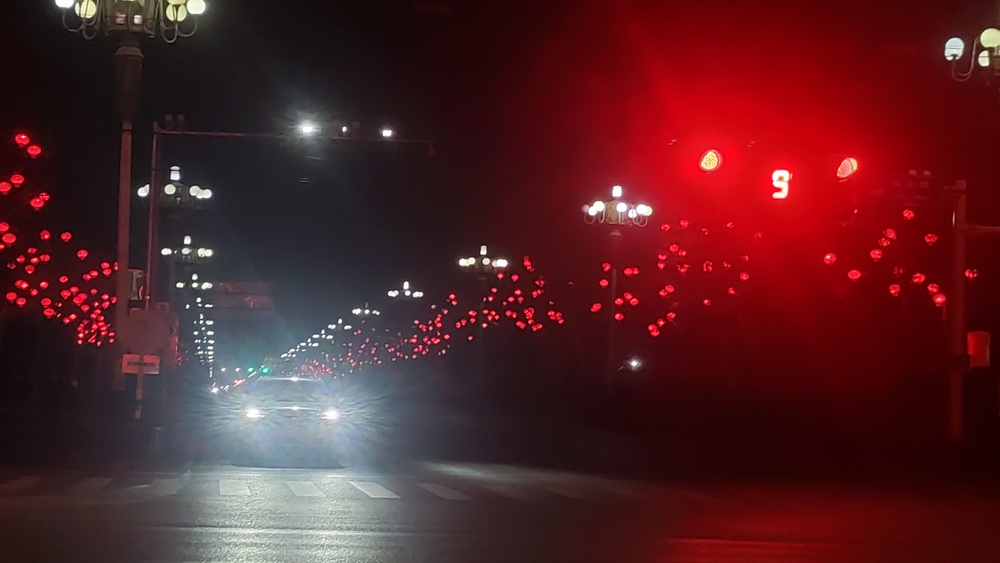
#> input picture opencv/lantern.jpg, 1000 x 563 px, shrunk from 4624 x 2604 before the run
$ python star.py
#> lines starting #> are read from the running program, lines starting #| are printed output that depends on the picture; after the words box and inside, x2 and y2 are one past the last pixel; in counts of white or black regions, pixels touching at a corner belong together
import numpy as np
import cv2 as cv2

img = cv2.imread('./lantern.jpg')
#> img is the input picture: shape (563, 1000, 3); mean B, G, R 37.4, 33.4, 83.3
gray_img = cv2.cvtColor(img, cv2.COLOR_BGR2GRAY)
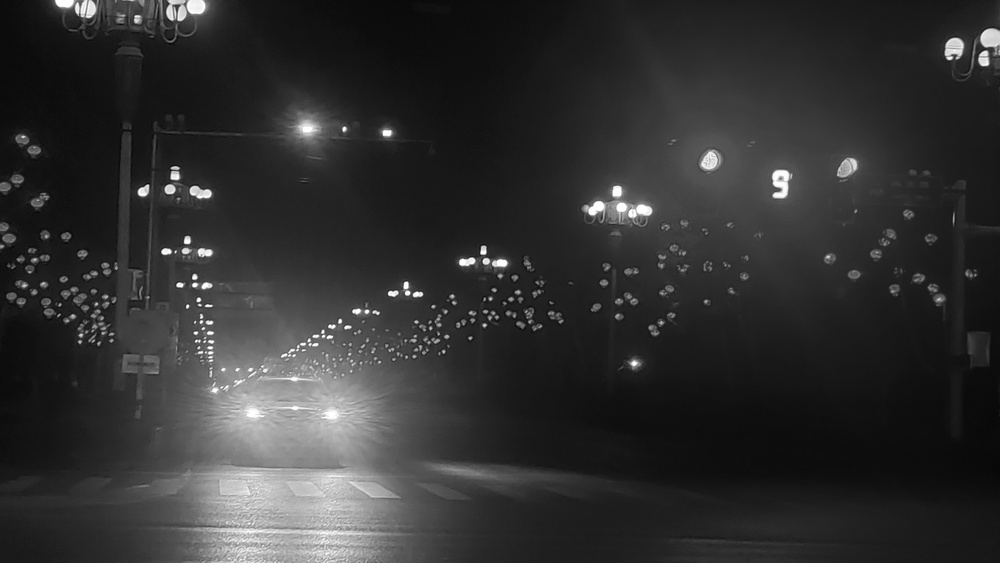
#> gray_img: shape (563, 1000); min 3, max 255, mean 48.8
# 测试证明中值滤波和高斯效果不错，中值好于高斯，滤波核11时效果最好但是滤掉了些许边缘
# 因为后续配置画一个内部相似轮廓，所以选择一个小的滤波核
# GaussianBlur = cv2.GaussianBlur(gray_img, (11, 11),0, 0)
# 阈值试出来的201/202，颜色一样嘛，不同图片阈值不一样怎么处理
# 这个阈值刚好分出白色外圈
threshold = cv2.threshold(gray_img, 90, 255,
                          cv2.THRESH_BINARY)[1]
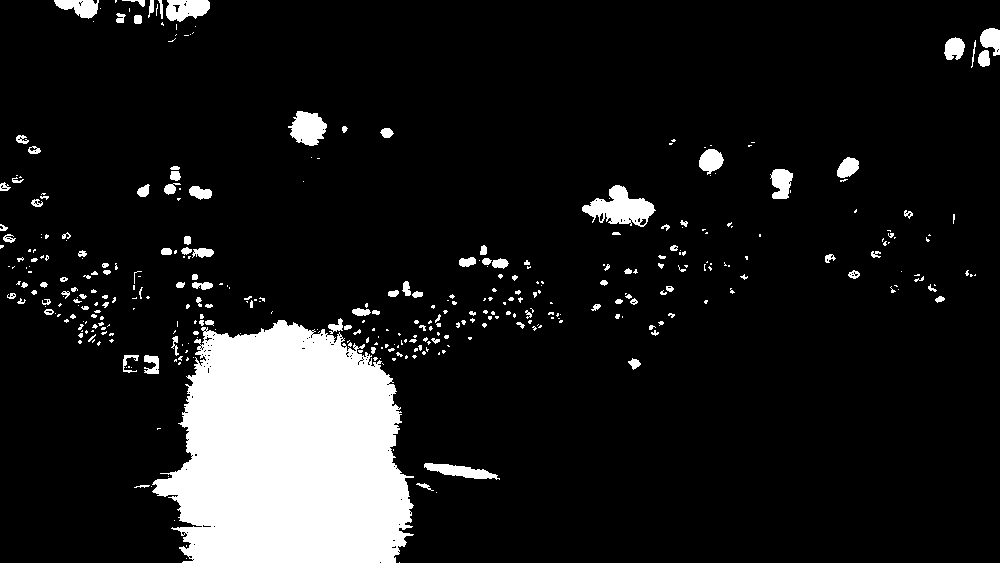
#> threshold: shape (563, 1000); 11.1% white; 384 white regions (258 under 20 px), largest, box (x1, y1, x2, y2) and area: (152, 320, 414, 563) 48288, (582, 185, 656, 227) 1624, (288, 111, 327, 146) 922
# threshold = cv2.threshold(medianBlur, 203, 255,
#                           cv2.THRESH_BINARY_INV)[1]
# 膨胀去除中间噪点，但边也被膨胀丢失了部分，最后选择先腐蚀扩大边缘和内部噪点不膨胀，保边
# 但是这一步会失真！！并不是检测到的像素值的范围！是否保留？
kernel = np.ones((3, 3), np.uint8)
erode = cv2.dilate(threshold, kernel, iterations=2)
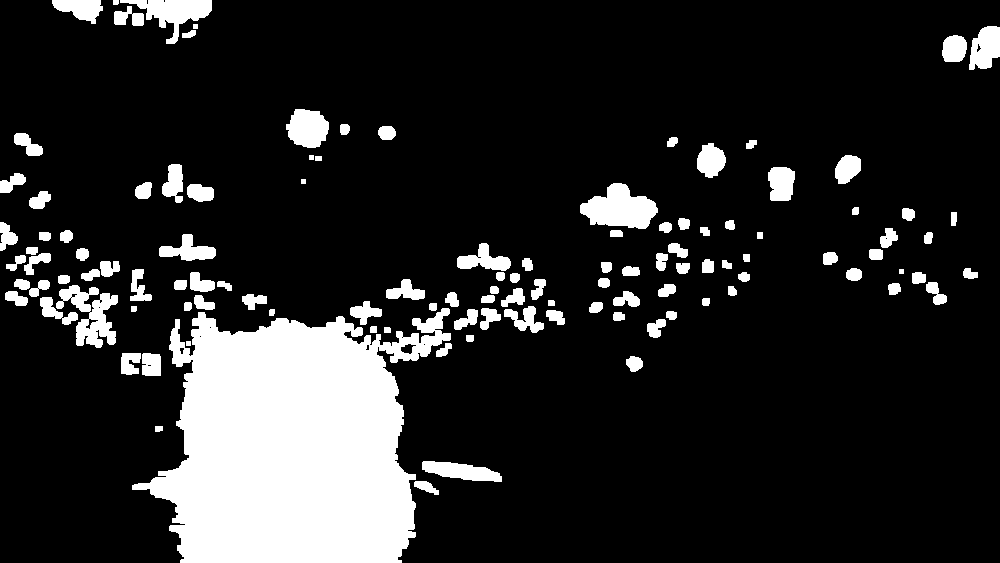
#> erode: shape (563, 1000); 15.2% white; 117 white regions, largest, box (x1, y1, x2, y2) and area: (132, 308, 451, 563) 54532, (580, 183, 658, 229) 2286, (56, 285, 118, 348) 1888
edge = cv2.Canny(erode, 20, 100)
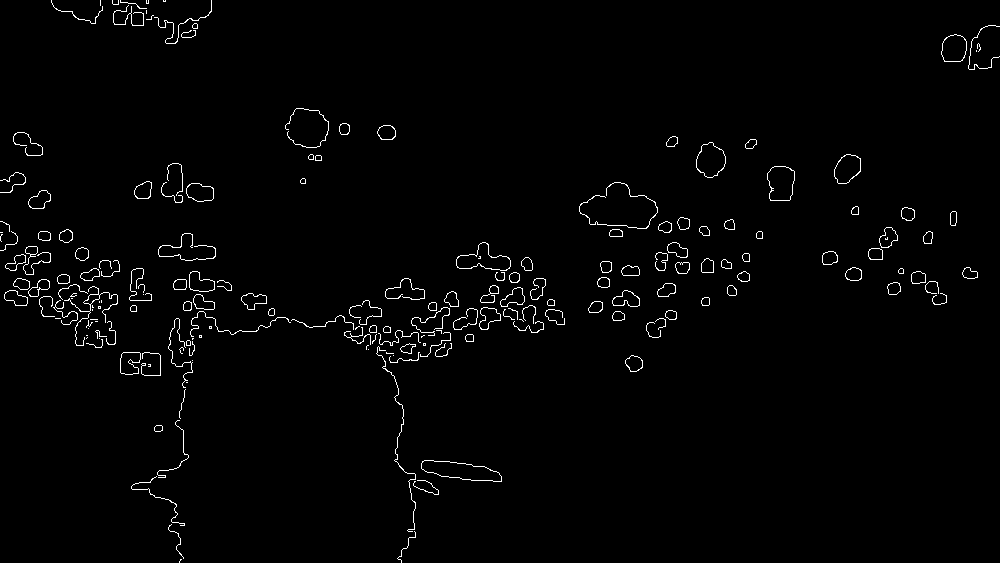
#> edge: shape (563, 1000); 1.6% white in thin lines or dots
contours, hier = cv2.findContours(
    edge, cv2.RETR_EXTERNAL, cv2.CHAIN_APPROX_SIMPLE)
#> contours = 189 contours, 105 with area under 20; largest, box (x1, y1, x2, y2) and area: (421, 460, 502, 482) 1041, (456, 242, 511, 271) 786, (767, 166, 795, 201) 778, (696, 142, 726, 178) 733, (834, 154, 861, 184) 565
draw_img = cv2.drawContours(img, contours, -1, (0, 255, 0), 2)
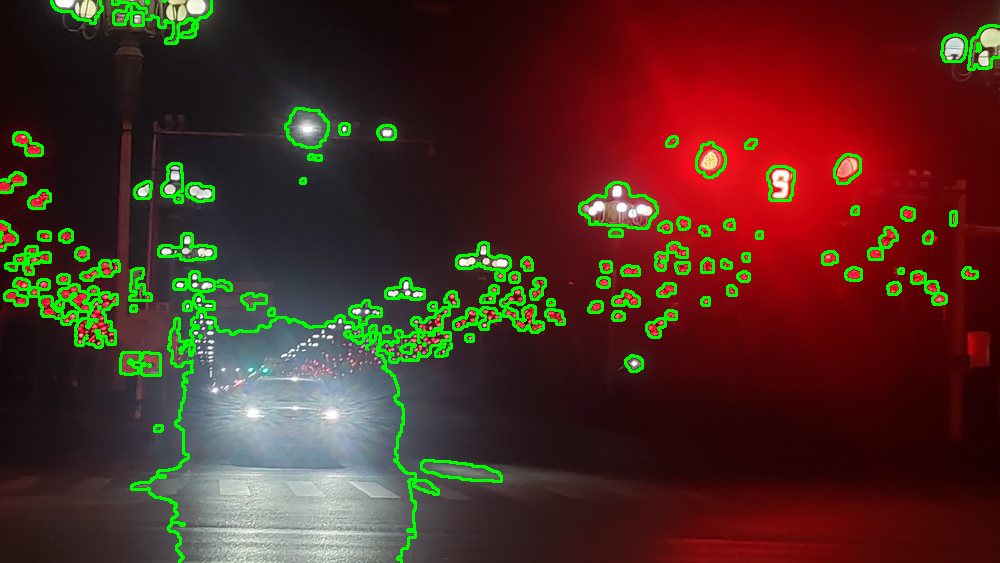
#> draw_img: shape (563, 1000, 3); mean B, G, R 35.2, 44.6, 78.4
cv2.namedWindow('erode', cv2.WINDOW_NORMAL)
cv2.imshow('erode', erode)
cv2.namedWindow('draw_img', cv2.WINDOW_NORMAL)
cv2.imshow('draw_img', draw_img)
cv2.waitKey()

$ run again, with opencv/star.jpg copied over opencv/lantern.jpg
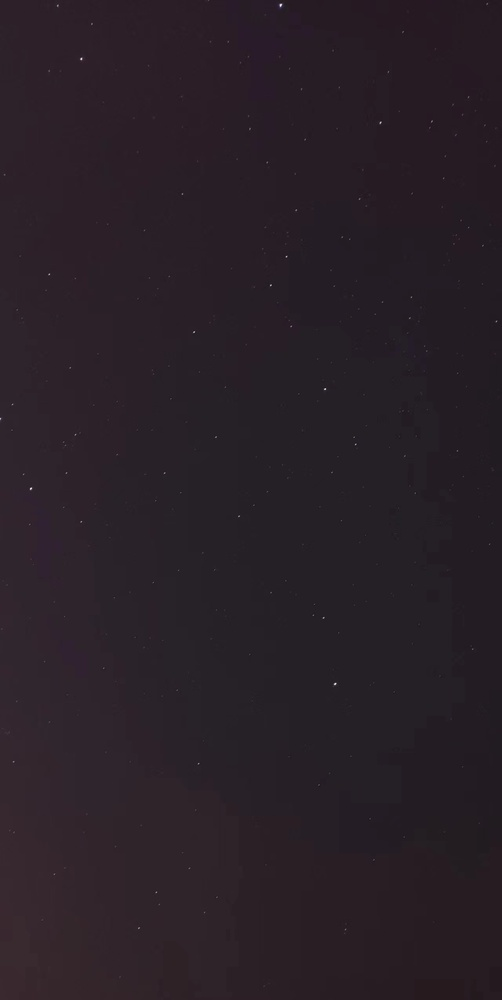
#> input picture opencv/star.jpg, 502 x 1000 px, shrunk from 1280 x 2550 before the run
#> img is the input picture: shape (1000, 502, 3); mean B, G, R 39, 31.8, 40.9
#> `threshold = cv2.threshold(gray_img, 90, 255, cv2.THRESH_BINARY)[1]`:
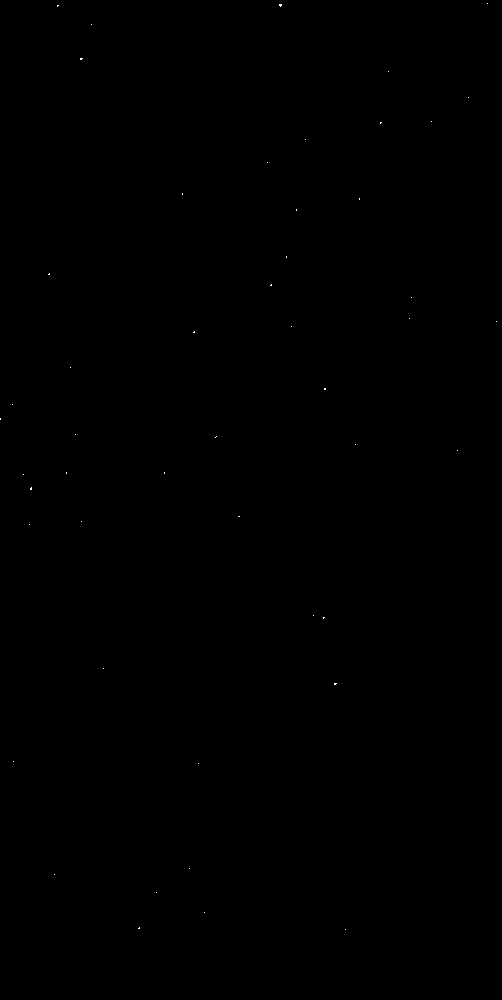
#> threshold: shape (1000, 502); 0.02% white in thin lines or dots
#> erode: shape (1000, 502); 0.28% white; 49 white regions (1 under 20 px), largest, box (x1, y1, x2, y2) and area: (277, 2, 284, 9) 47, (78, 56, 85, 62) 41, (28, 485, 34, 492) 41
#> `edge = cv2.Canny(erode, 20, 100)`:
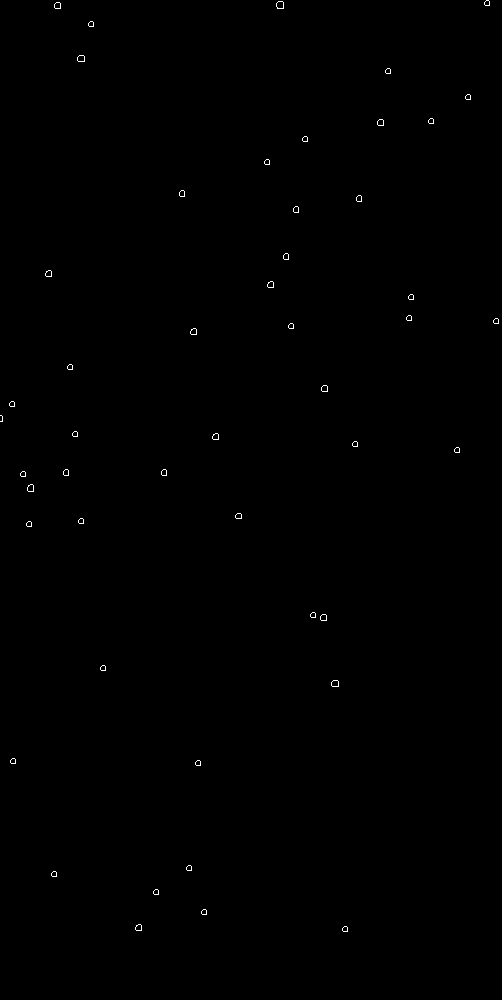
#> edge: shape (1000, 502); 0.17% white in thin lines or dots
#> contours = 49 contours, 1 with area under 20; largest, box (x1, y1, x2, y2) and area: (276, 1, 284, 9) 45, (331, 680, 339, 687) 39, (77, 55, 85, 62) 39, (27, 484, 34, 492) 37, (320, 614, 327, 621) 33

$ run again, with opencv/10.png saved as opencv/lantern.jpg
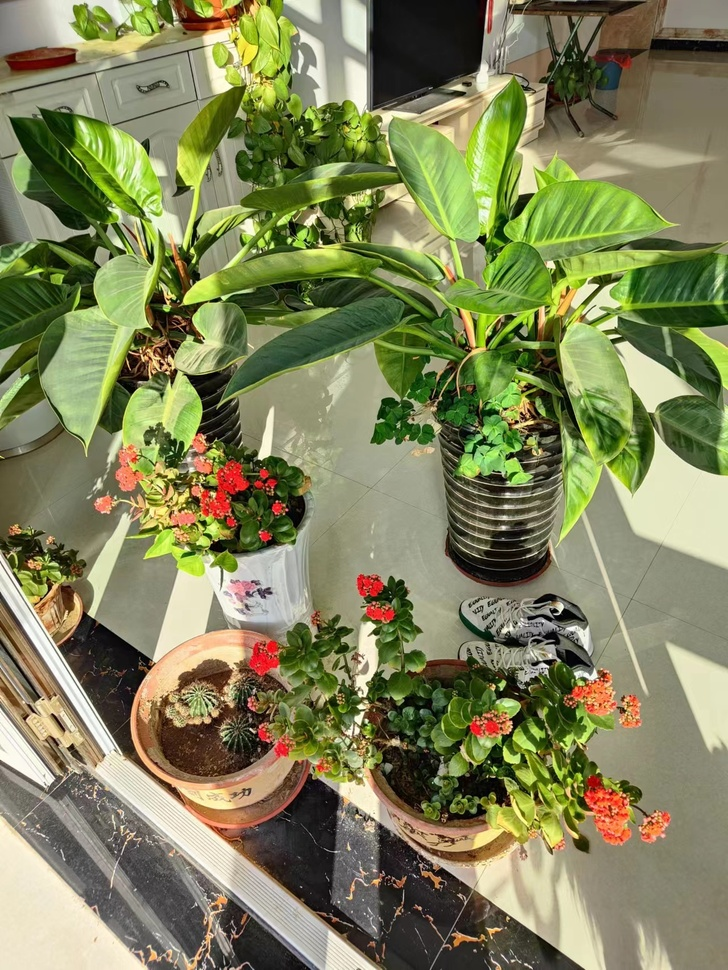
#> input picture opencv/10.png, 728 x 970 px, shrunk from 1280 x 1706 before the run
#> img is the input picture: shape (970, 728, 3); mean B, G, R 90, 131.1, 128.6
#> `threshold = cv2.threshold(gray_img, 90, 255, cv2.THRESH_BINARY)[1]`:
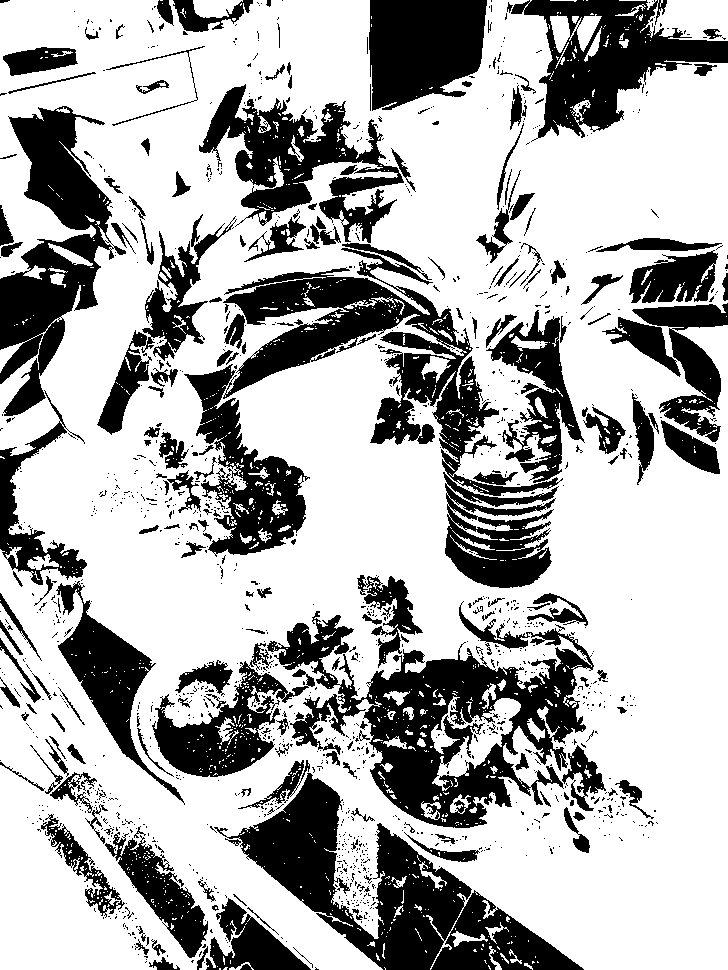
#> threshold: shape (970, 728); 68.7% white; 1389 black regions (1180 under 20 px), largest, box (x1, y1, x2, y2) and area: (184, 248, 563, 557) 29792, (267, 601, 594, 828) 26320, (214, 773, 584, 970) 23172
#> erode: shape (970, 728); 84.8% white; 442 black regions (256 under 20 px), largest, box (x1, y1, x2, y2) and area: (371, 0, 485, 107) 9635, (526, 0, 728, 135) 7845, (243, 777, 338, 911) 6354
#> edge: shape (970, 728); 3.4% white in thin lines or dots
#> contours = 916 contours, 824 with area under 20; largest, box (x1, y1, x2, y2) and area: (664, 424, 718, 472) 1028, (243, 185, 309, 209) 858, (100, 386, 127, 431) 636, (181, 666, 229, 688) 398, (212, 495, 274, 553) 306
#> `draw_img = cv2.drawContours(img, contours, -1, (0, 255, 0), 2)`:
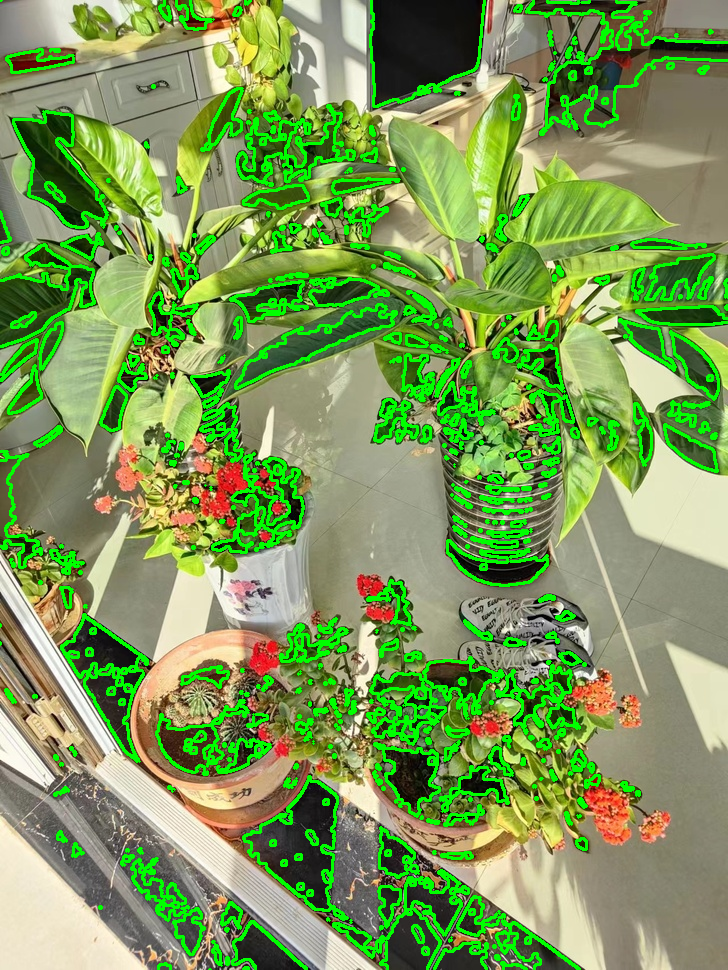
#> draw_img: shape (970, 728, 3); mean B, G, R 87.4, 154.2, 123.2
